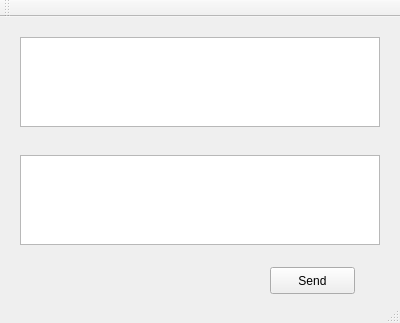
<?xml version="1.0" encoding="UTF-8"?>
<ui version="4.0">
 <class>MainWindow</class>
 <widget class="QMainWindow" name="MainWindow">
  <property name="geometry">
   <rect>
    <x>0</x>
    <y>0</y>
    <width>400</width>
    <height>323</height>
   </rect>
  </property>
  <property name="windowTitle">
   <string>LightMsg_CliX</string>
  </property>
  <widget class="QWidget" name="centralWidget">
   <widget class="QWidget" name="layoutWidget">
    <property name="geometry">
     <rect>
      <x>9</x>
      <y>127</y>
      <width>382</width>
      <height>112</height>
     </rect>
    </property>
    <layout class="QHBoxLayout" name="horizontalLayout_2">
     <item>
      <widget class="QTextEdit" name="textEdit"/>
     </item>
    </layout>
   </widget>
   <widget class="QPushButton" name="pushButton">
    <property name="geometry">
     <rect>
      <x>270</x>
      <y>250</y>
      <width>85</width>
      <height>27</height>
     </rect>
    </property>
    <property name="text">
     <string>Send</string>
    </property>
   </widget>
   <widget class="QWidget" name="layoutWidget">
    <property name="geometry">
     <rect>
      <x>9</x>
      <y>9</y>
      <width>382</width>
      <height>112</height>
     </rect>
    </property>
    <layout class="QHBoxLayout" name="horizontalLayout">
     <item>
      <widget class="QTextBrowser" name="textBrowser"/>
     </item>
    </layout>
   </widget>
  </widget>
  <widget class="QToolBar" name="mainToolBar">
   <attribute name="toolBarArea">
    <enum>TopToolBarArea</enum>
   </attribute>
   <attribute name="toolBarBreak">
    <bool>false</bool>
   </attribute>
  </widget>
  <widget class="QStatusBar" name="statusBar"/>
 </widget>
 <layoutdefault spacing="6" margin="11"/>
 <resources/>
 <connections/>
</ui>
